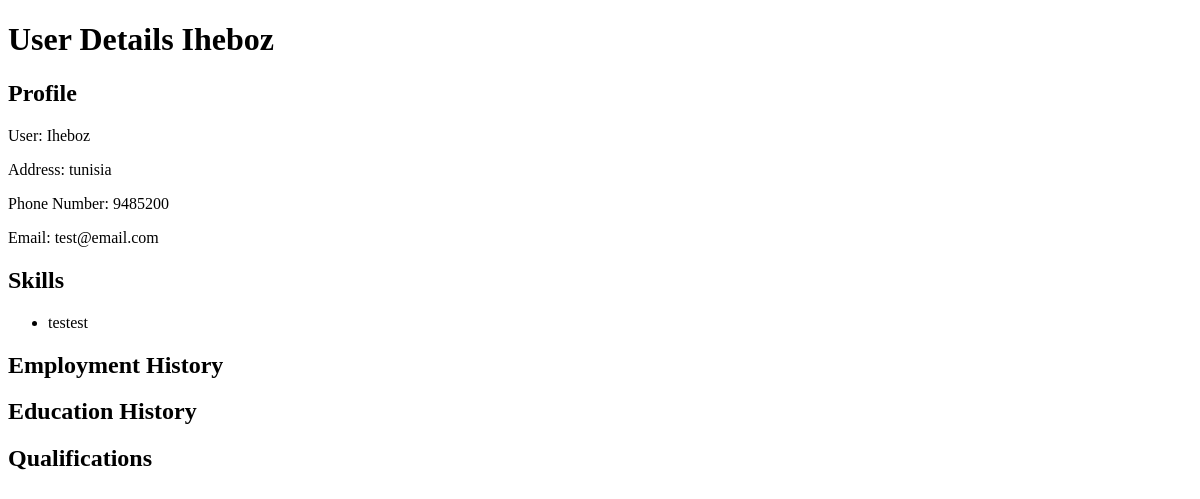
Before: /cvgen/1/user_info with the older database file.
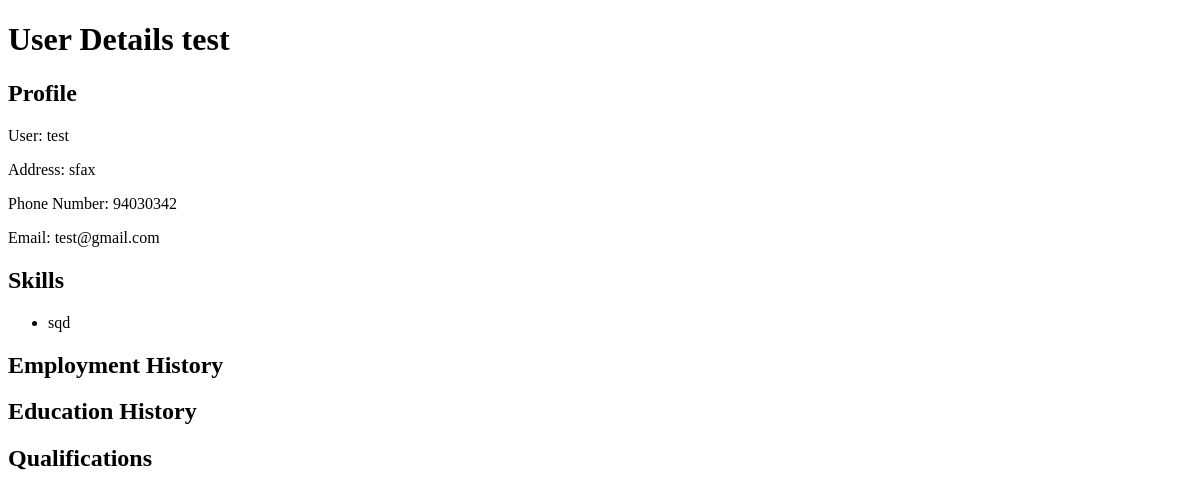
After: the same page with the newer database file.
### cvgen/models.py (models this page shows, shortened)
class Profile(models.Model):
    user = models.OneToOneField(User, on_delete=models.CASCADE)
    address = models.CharField(max_length=255)
    phoneNumber = models.CharField(max_length=12)
    email = models.EmailField(max_length=255)

class Skill(models.Model):
    name = models.CharField(max_length=255)
    profile = models.ForeignKey(Profile, on_delete=models.CASCADE)
    task = models.CharField(max_length=255)

### cvgen/views.py (the view)
# urls.py: path('<int:pk>/user_info', views.user_info, name="user_info")
def user_info(request,pk):
    profile = Profile.objects.get(id=pk)
    skills = Skill.objects.filter(profile=profile)
    emp_history = EmploymentHistory.objects.filter(profile=profile)
    edu_history = EducationHistory.objects.filter(profile=profile)
    qualifications = Qualification.objects.filter(profile=profile)
    context =  {
        "profile":profile,
        "skills":skills,
        "emp_history":emp_history,
        "edu_history":edu_history,
        "qualifications":qualifications,
    }
    return render(request,"cvgen/details.html",context)

### cvgen/templates/cvgen/details.html (shortened to what this page needs)
{% extends "cvgen/base.html" %} {% block content %}
<h1>User Details {{ profile.user }}</h1>
<h2>Profile</h2>
<p>User: {{ profile.user }}</p>
<p>Address: {{ profile.address }}</p>
<p>Phone Number: {{ profile.phoneNumber }}</p>
<p>Email: {{ profile.email }}</p>
<h2>Skills</h2>
<ul>
  {% for skill in skills %}
  <li>{{ skill.name }}</li>
  {% endfor %}
</ul>
<h2>Employment History</h2>
<h2>Education History</h2>
<h2>Qualifications</h2>
{% endblock %}

Changed rows visible on the page:
changed Profile: user "Iheboz" → "test"; address "tunisia" → "sfax"; phoneNumber "9485200" → "94030342"; email "test@email.com" → "test@gmail.com"
changed Skill: name "testest" → "sqd"
